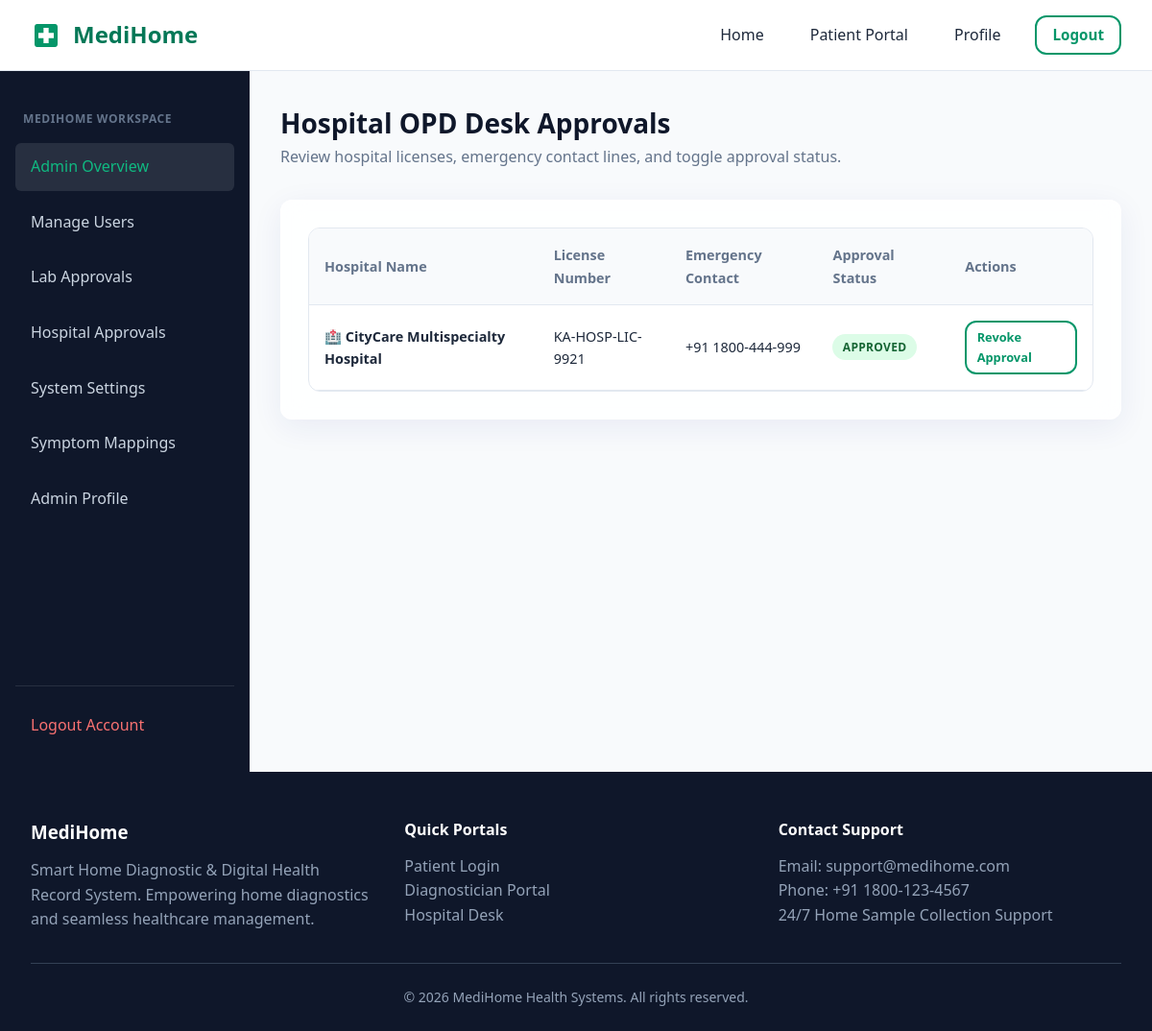
/adminpanel/hospitals/ (signed in), run on the app's committed database.
### hospitals/models.py (models this page shows, shortened)
class HospitalProfile(models.Model):
    user = models.OneToOneField(settings.AUTH_USER_MODEL, on_delete=models.CASCADE, related_name='hospital_profile')
    hospital_name = models.CharField(max_length=150)
    license_number = models.CharField(max_length=50)
    gst_number = models.CharField(max_length=50)
    emergency_contact = models.CharField(max_length=20)
    working_hours = models.CharField(max_length=100, default='24/7 Emergency & OPD 09:00 AM - 08:00 PM')
    address = models.TextField()
    latitude = models.DecimalField(max_digits=9, decimal_places=6, blank=True, null=True)
    longitude = models.DecimalField(max_digits=9, decimal_places=6, blank=True, null=True)
    logo = models.ImageField(upload_to='hospital_logos/', blank=True, null=True)
    is_approved_by_admin = models.BooleanField(default=False)
    created_at = models.DateTimeField(auto_now_add=True)

### adminpanel/views.py (the view)
# urls.py: path('hospitals/', views.manage_hospitals_view, name='manage_hospitals'),
@admin_required
def manage_hospitals_view(request):
    hospitals = HospitalProfile.objects.select_related('user').all()
    return render(request, 'adminpanel/hospitals.html', {'hospitals_list': hospitals})

### accounts/models.py (called while the page is built)
    def is_patient(self):
        return self.role == self.Role.PATIENT

    def is_diagnostician(self):
        return self.role == self.Role.DIAGNOSTICIAN

    def is_hospital(self):
        return self.role == self.Role.HOSPITAL

    def is_admin_role(self):
        return self.role == self.Role.ADMIN or self.is_superuser

### templates/adminpanel/hospitals.html (shortened to what this page needs)
{% extends 'dashboard_base.html' %}
{% block dashboard_content %}
<div class="dashboard-header">
    <div>
        <h2 style="font-size: 1.75rem; color: var(--dark);">Hospital OPD Desk Approvals</h2>
        <p style="color: var(--text-secondary);">Review hospital licenses, emergency contact lines, and toggle approval status.</p>
    </div>
</div>
<div class="glass-card">
    <div class="table-container">
        <table class="custom-table">
            <thead>
                <tr>
                    <th>Hospital Name</th>
                    <th>License Number</th>
                    <th>Emergency Contact</th>
                    <th>Approval Status</th>
                    <th>Actions</th>
                </tr>
            </thead>
            <tbody>
                {% for h in hospitals_list %}
                <tr>
                    <td><strong>🏥 {{ h.hospital_name }}</strong></td>
                    <td>{{ h.license_number }}</td>
                    <td>{{ h.emergency_contact }}</td>
                    <td>
                        {% if h.is_approved_by_admin %}
                            <span class="badge badge-success">Approved</span>
                        {% else %}
                            <span class="badge badge-warning">Pending Approval</span>
                        {% endif %}
                    </td>
                    <td>
                        <a href="{% url 'adminpanel:toggle_hospital_approval' h.id %}" class="btn btn-outline" style="padding: 0.35rem 0.65rem; font-size: 0.8rem;">
                            {% if h.is_approved_by_admin %}Revoke Approval{% else %}Approve Hospital{% endif %}
                        </a>
                    </td>
                </tr>
                {% endfor %}
            </tbody>
        </table>
    </div>
</div>
{% endblock %}

### static/css/style.css (style rules this page uses)
:root { --primary: #059669; --primary-hover: #047857; --primary-light: #d1fae5; --secondary: #0d9488; --accent: #10b981; --dark: #0f172a; --dark-surface: #1e293b; --text-primary: #1e293b; --text-secondary: #64748b; --text-muted: #94a3b8; --bg-light: #f8fafc; --white: #ffffff; --border: #e2e8f0; --shadow-sm: 0 1px 2px 0 rgba(0, 0, 0, 0.05); --shadow-md: 0 4px 6px -1px rgba(0, 0, 0, 0.1), 0 2px 4px -1px rgba(0, 0, 0, 0.06); --shadow-lg: 0 10px 15px -3px rgba(0, 0, 0, 0.1), 0 4px 6px -2px rgba(0, 0, 0, 0.05); --glass-bg: rgba(255, 255, 255, 0.85); --glass-border: rgba(255, 255, 255, 0.6); --glass-shadow: 0 8px 32px 0 rgba(31, 38, 135, 0.07); --radius-sm: 6px; --radius-md: 12px; --radius-lg: 20px; --transition: all 0.25s cubic-bezier(0.4, 0, 0.2, 1); }
* { margin: 0; padding: 0; box-sizing: border-box; }
body { font-family: system-ui, -apple-system, BlinkMacSystemFont, 'Segoe UI', Roboto, Oxygen, Ubuntu, Cantarell, 'Open Sans', 'Helvetica Neue', sans-serif; background-color: var(--bg-light); color: var(--text-primary); line-height: 1.6; min-height: 100vh; display: flex; flex-direction: column; }
a { color: var(--primary); text-decoration: none; transition: var(--transition); }
.glass-card { background: var(--glass-bg); backdrop-filter: blur(12px); -webkit-backdrop-filter: blur(12px); border: 1px solid var(--glass-border); box-shadow: var(--glass-shadow); border-radius: var(--radius-md); padding: 1.75rem; transition: var(--transition); }
.btn { display: inline-flex; align-items: center; justify-content: center; gap: 0.5rem; padding: 0.75rem 1.5rem; font-size: 0.95rem; font-weight: 600; border-radius: var(--radius-md); border: none; cursor: pointer; transition: var(--transition); }
.btn-outline { background: transparent; border: 2px solid var(--primary); color: var(--primary); }

### static/css/components.css (style rules this page uses)
.badge { display: inline-block; padding: 0.25rem 0.65rem; font-size: 0.75rem; font-weight: 700; border-radius: 9999px; text-transform: uppercase; letter-spacing: 0.025em; }
.badge-success { background: #dcfce7; color: #166534; }
.table-container { width: 100%; overflow-x: auto; border-radius: var(--radius-md); border: 1px solid var(--border); background: var(--white); }
.custom-table { width: 100%; border-collapse: collapse; text-align: left; font-size: 0.9rem; }
.custom-table th { background: #f8fafc; padding: 1rem; font-weight: 600; color: var(--text-secondary); border-bottom: 1px solid var(--border); }
.custom-table td { padding: 1rem; border-bottom: 1px solid var(--border); }

### static/css/dashboard.css (style rules this page uses)
.dashboard-header { display: flex; justify-content: space-between; align-items: center; margin-bottom: 2rem; }

### data on the page
HospitalProfile: hospital_name "CityCare Multispecialty Hospital", license_number "KA-HOSP-LIC-9921", emergency_contact "+91 1800-444-999", is_approved_by_admin "APPROVED"
